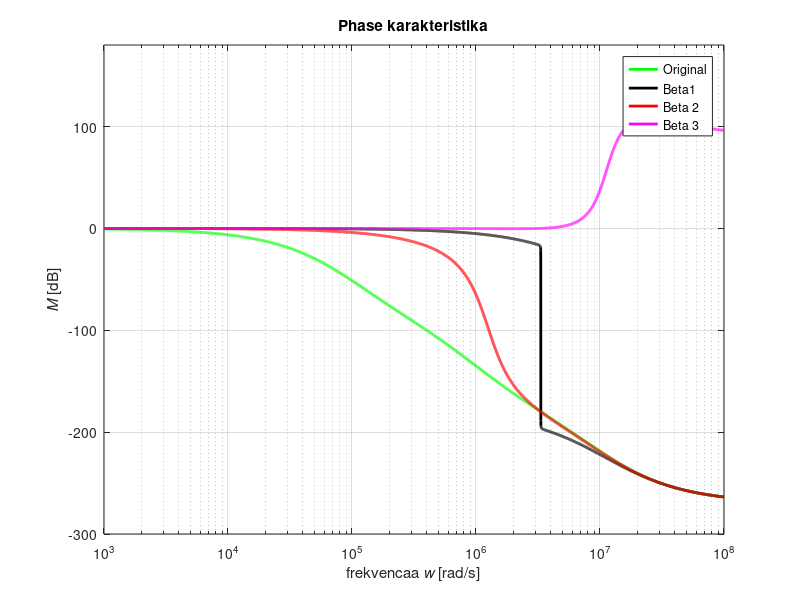

Source code (MATLAB):
close all; clear all; clc;
#Bode digram

#                    G0
# G(s) = ------------------------------
#         (1+s/wp1)(1+s/wp2)(1+s/wp3)


#Nastavitve 
  %w od kje do kje risat
  w = logspace(3,8, 10000);  #Frekvenca od kje rasati
  r_zac = 1e3;
  r_kon = 1e8; 
  razpone = [r_zac r_kon];
  %Nastevitem magnetud amplitudnega grafa
  mag_low =  -180;    
  mag_high = 180;

#Data:
wp1 = 10^5;
wp2 = 10^6;
wp3 = 10^7;

 barva = ['k', 'r', 'm', 'b', 'y', 'm'];
#G(s)
  %Numerator
  G0 = 10^4;
  
  %Dominator
  a3 = 1;
  a2 = wp1 + wp2 + wp3;
  a1 = wp1*wp2 + wp1*wp3 + wp2*wp3;
  a0 = wp1*wp2*wp3;

  #Draw Bode of G(s)
  num = [G0*wp1*wp2*wp3];
  den = [a3 a2 a1 a0];
  
  sys = tf(num, den);
  [mag, phase] = bode(sys, w);
  dbmag = 20*log10(mag);

  fig1 = figure(1);
  %Bode Graph Computer Real Line
  semilogx(w, phase, 'g', 'LineWidth', 2); 
  hold on;

 
#H(s)
  %Numerator
  G0 = 10^4;
  B = [ 0.012210 0.00148  0.2265];
 for i = 1:length(B);
  %Dominator
  a3 = 1;
  a2 = wp1 + wp2 + wp3;
  a1 = wp1*wp2 + wp1*wp3 + wp2*wp3;
  a0 = wp1*wp2*wp3*(1 + B(i)*G0);
    
  #Draw Bode of G(s)
  num = [G0*wp1*wp2*wp3];
  den = [a3 a2 a1 a0];
  
  sys = tf(num, den);
  [mag, phase] = bode(sys, w);
  dbmag = 20*log10(mag);
  
 
  #Draw
 
  semilogx(w, phase, barva(i), 'LineWidth', 2);
  endfor
 axis([ razpone -300 mag_high])
 xlabel('frekvencaa {\itw} [rad/s]'); ylabel('{\itM} [dB]');
  legend("Original", "Beta1", "Beta 2", "Beta 3")
 grid on; title('Phase karakteristika');
 pause(1);


#======
